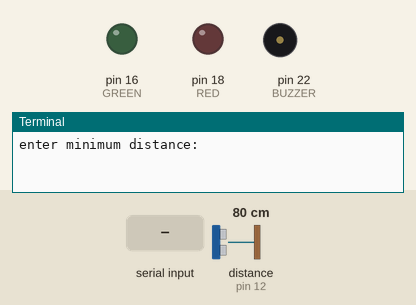
A program run on a simulated Raspberry Pi (header pin numbers). On the bench: output pins drawn as LEDs (lit = HIGH), buzzer (waves = sounding, pin HIGH), the last lines printed to the terminal. Dashed ring = blinking. Inputs (shaded band) come from the test bench; at power-on: distance to the obstacle (sensor on pin 12) 80 cm. The echo pulse lasts 58.3 µs per cm; the clock reads 2024-03-15 10:24:30 at power-on unless the program sets it; pins used as bus, display or sensor lines are not drawn.

Above: at 1.2 s.
1.3 s: "0" typed at the terminal, then Enter
2.8 s: "1" typed at the terminal, then Enter
At 3.6 s:
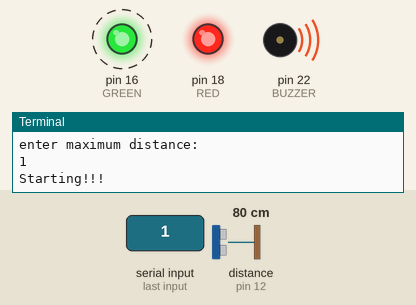
At 10.2 s:
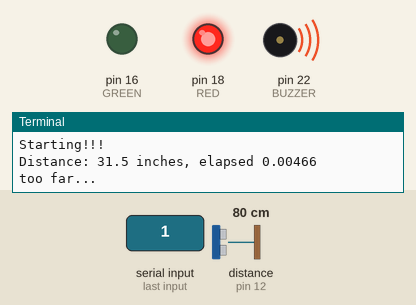
Timing chart, 0 to 11.7 s (numbered marks = the images above; inputs shaded):
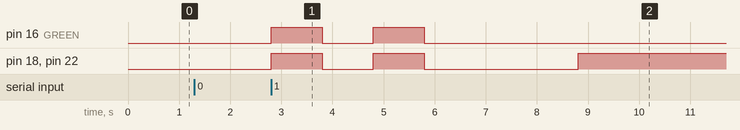

Measured:
- after the input at 2.8 s, pin 16 (GREEN): alternates HIGH for 1.0 s and LOW for 1.0 s, 4 changes in all, then stays LOW, starting at once; pin 18 (RED), pin 22 (BUZZER): goes HIGH 1.0 s, LOW 1.0 s, HIGH 1.0 s, LOW 3.0 s, then HIGH, starting at once

The program:

distance.py
```python
import RPi.GPIO as GPIO
import time

global ECHO, TRIGGER, RED, GREEN
ECHO  = 12
TRIGGER = 7
RED = 18
GREEN = 16
BUZZER = 22

minimum_distance = int(raw_input("enter minimum distance: "))
maximum_distance = int(raw_input("enter maximum distance: "))

GPIO.setwarnings(False)
GPIO.setmode(GPIO.BOARD)
GPIO.setup(TRIGGER, GPIO.OUT)
GPIO.setup(ECHO, GPIO.IN)
GPIO.setup(RED, GPIO.OUT)
GPIO.setup(GREEN, GPIO.OUT)
GPIO.setup(BUZZER, GPIO.OUT)

GPIO.output(TRIGGER, False)
GPIO.output(RED, False)
GPIO.output(GREEN, False)
GPIO.output(BUZZER, False)

for num in range(1, 3):
  print "Starting!!!"
  GPIO.output(RED, True)
  GPIO.output(BUZZER, True)
  GPIO.output(GREEN, True)
  time.sleep(1)
  GPIO.output(TRIGGER, False)
  GPIO.output(RED, False)
  GPIO.output(GREEN, False)
  GPIO.output(BUZZER, False)
  time.sleep(1)

in_range = False
try:
  while True:
    GPIO.output(TRIGGER, False)
    time.sleep(2)
    GPIO.output(TRIGGER, True)
    time.sleep(0.00001)
    GPIO.output(TRIGGER, False)

    start = time.time()
    while GPIO.input(ECHO) == 0:
      start = time.time()

    stop = time.time()
    while GPIO.input(ECHO) == 1:
      stop = time.time()

    elapsed = stop - start

    distance = elapsed*13504
    distance = distance/2

    print "Distance: %.1f inches, elapsed %.5f" % (distance, elapsed)

    if (distance > maximum_distance):
      print "too far..."
      GPIO.output(RED, True)
      GPIO.output(GREEN, False)
      GPIO.output(BUZZER, True)
      in_range = False
    elif (distance < minimum_distance):
      print "too close..."
      GPIO.output(RED, True)
      GPIO.output(GREEN, False)
      GPIO.output(BUZZER, True)
      in_range = False
    else:
      print "ok..."
      if in_range == False:
        in_range = True
        GPIO.output(RED, False)
        GPIO.output(GREEN, True)
        for num in range(1,3):
          GPIO.output(BUZZER, True)
          time.sleep(0.5)
          GPIO.output(BUZZER, False)
          time.sleep(0.5)

  GPIO.cleanup()
except:
  print "cleanup"
  GPIO.cleanup()
```
